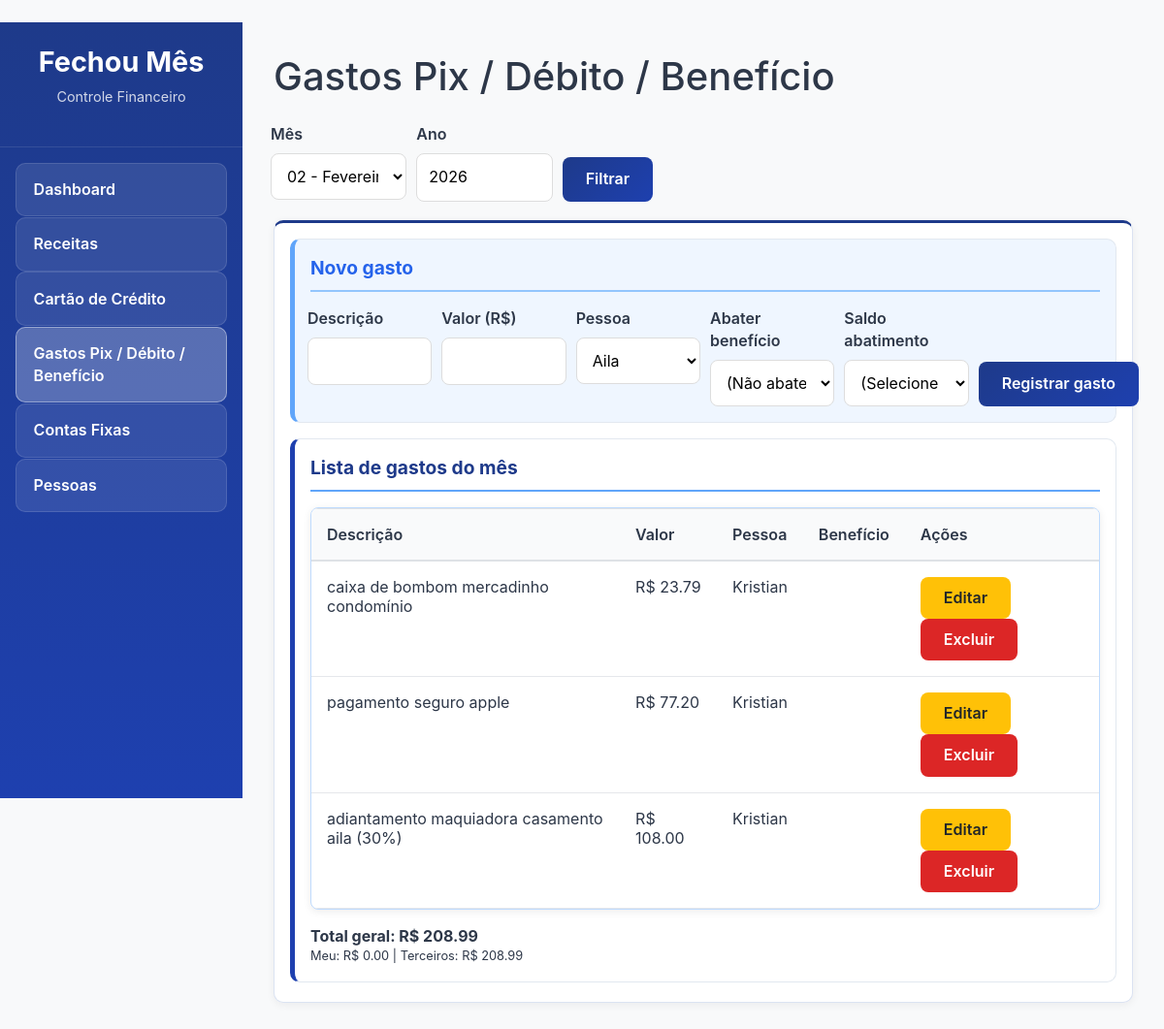
The page /gastos-pix on the database its author committed.
### tables this page shows
CREATE TABLE gastos_pix (
            id INTEGER PRIMARY KEY AUTOINCREMENT,
            descricao TEXT NOT NULL,
            valor REAL NOT NULL,
            categoria TEXT,
            mes_referencia INTEGER NOT NULL,
            ano_referencia INTEGER NOT NULL,
            pessoa_id INTEGER, receita_extra_id INTEGER,
            FOREIGN KEY (pessoa_id) REFERENCES pessoas (id)
        );

CREATE TABLE pessoas (
            id INTEGER PRIMARY KEY AUTOINCREMENT,
            nome TEXT NOT NULL UNIQUE,
            ativo INTEGER NOT NULL DEFAULT 1
        , padrao INTEGER NOT NULL DEFAULT 0);

### app_flask.py (the view, shortened to what this page needs)
@app.route('/gastos-pix', methods=['GET', 'POST'])
def gastos_pix():
    mes = request.args.get('mes', type=int, default=_mes_ano_atual()[0])
    ano = request.args.get('ano', type=int, default=_mes_ano_atual()[1])
    gastos = gastos_service.listar_gastos_pix(mes, ano)
    totais = gastos_service.calcular_totais_gastos_pix(mes, ano)
    pessoas = pessoas_service.listar_pessoas()
    pessoas_ativas = pessoas_service.listar_pessoas(only_ativas=True)
    nomes_padrao = [p.nome.strip() for p in pessoas_ativas if p.padrao and p.nome.strip()]
    receita_service.garantir_saldos_por_nomes(nomes_padrao)
    saldos = receita_service.listar_saldos()
    saldos_padrao = [s for s in saldos if s.nome in nomes_padrao]
    beneficios = [e for e in receita_service.listar_receitas_extras() if e.categoria == 'beneficio']
    return render_template('gastos_pix.html',
        mes=mes, ano=ano, gastos=gastos, totais=totais, pessoas=pessoas, beneficios=beneficios, saldos_padrao=saldos_padrao)

### app_flask.py (called while the page is built)
def _mes_ano_atual():
    hoje = datetime.now()
    return hoje.month, hoje.year

### finance_app/database.py (called while the page is built)
def get_connection() -> sqlite3.Connection:
    DB_PATH.parent.mkdir(parents=True, exist_ok=True)
    conn = sqlite3.connect(DB_PATH)
    conn.row_factory = sqlite3.Row
    return conn

### finance_app/services/gastos_service.py (called while the page is built)
def listar_gastos_pix(mes: int, ano: int) -> List[GastoPix]:
    conn = get_connection()
    cur = conn.cursor()
    cur.execute(
        """
        SELECT id, descricao, valor, categoria, mes_referencia, ano_referencia, pessoa_id, receita_extra_id
        FROM gastos_pix
        WHERE mes_referencia = ? AND ano_referencia = ?
        ORDER BY id DESC;
        """,
        (mes, ano),
    )
    rows = cur.fetchall()
    conn.close()
    return [GastoPix(**dict(r)) for r in rows]

def calcular_totais_gastos_pix(mes: int, ano: int) -> Dict[str, float]:
    gastos = listar_gastos_pix(mes, ano)
    total_meu = sum(g.valor for g in gastos if g.pessoa_id is None)
    total_terceiros = sum(g.valor for g in gastos if g.pessoa_id is not None)
    return {
        "total_meu": total_meu,
        "total_terceiros": total_terceiros,
        "total_geral": total_meu + total_terceiros,
    }

### finance_app/services/pessoas_service.py (called while the page is built)
def listar_pessoas(only_ativas: bool = True) -> List[Pessoa]:
    conn = get_connection()
    cur = conn.cursor()
    if only_ativas: # Removed get_cursor(conn) and used conn.cursor()
        cur.execute(
            "SELECT id, nome, ativo, padrao FROM pessoas WHERE ativo = TRUE ORDER BY nome COLLATE NOCASE;"
        )
    else:
        cur.execute("SELECT id, nome, ativo, padrao FROM pessoas ORDER BY nome COLLATE NOCASE;")
    rows = cur.fetchall()
    conn.close()
    return [
        Pessoa(id=r["id"], nome=r["nome"], ativo=bool(r["ativo"]), padrao=bool(r["padrao"]))
        for r in rows
    ]

### finance_app/services/receita_service.py (called while the page is built)
def listar_saldos() -> List[ReceitaSaldo]:
    conn = get_connection()
    cur = conn.cursor()
    cur.execute("SELECT id, nome, saldo_atual FROM receitas_saldos ORDER BY nome;")
    rows = cur.fetchall()
    conn.close()
    return [ReceitaSaldo(**dict(r)) for r in rows]

def listar_receitas_extras() -> List[ReceitaExtra]:
    conn = get_connection()
    cur = conn.cursor()
    cur.execute(
        "SELECT id, descricao, valor_padrao, categoria, data_recebimento FROM receitas_extras ORDER BY descricao;"
    )
    rows = cur.fetchall()
    conn.close()
    return [ReceitaExtra(**dict(r)) for r in rows]

### templates/gastos_pix.html (shortened to what this page needs)
{% extends "base.html" %}
{% block content %}
<h1 style="color: #2d3748; margin-bottom: 1.5rem;">Gastos Pix / Débito / Benefício</h1>
<form method="GET" class="contas-filter">
    <div class="row form-row">
        <div class="col-2">
            <div class="form-group">
                <label>Mês</label>
                <select name="mes">
                    {% set meses = ["", "Janeiro", "Fevereiro", "Março", "Abril", "Maio", "Junho", "Julho", "Agosto", "Setembro", "Outubro", "Novembro", "Dezembro"] %}
                    {% for m in range(1, 13) %}
                        <option value="{{ m }}" {% if m == mes %}selected{% endif %}>{{ "%02d"|format(m) }} - {{ meses[m] }}</option>
                    {% endfor %}
                </select>
            </div>
        </div>
        <div class="col-2">
            <div class="form-group">
                <label>Ano</label>
                <input type="number" name="ano" value="{{ ano }}" min="2000" max="2100">
            </div>
        </div>
        <div class="col-2 form-action-col">
            <button type="submit" class="btn btn-primary">Filtrar</button>
        </div>
    </div>
</form>
<div class="pix-content">
    <section class="pix-section pix-section-new">
        <div class="section-title">Novo gasto</div>
        <form method="POST">
            <div class="row form-row">
                <div class="col-2">
                    <div class="form-group">
                        <label>Descrição</label>
                        <input type="text" name="descricao" required>
                    </div>
                </div>
                <div class="col-2">
                    <div class="form-group">
                        <label>Valor (R$)</label>
                        <input type="text" class="money-input" inputmode="numeric" autocomplete="off" name="valor" step="10" min="0" required>
                    </div>
                </div>
                <div class="col-2">
                    <div class="form-group">
                        <label>Pessoa</label>
                        <select name="pessoa_id" required>
                            {% for p in pessoas %}
                                <option value="{{ p.id }}">{{ p.nome }}</option>
                            {% endfor %}
                        </select>
                    </div>
                </div>
                <div class="col-2">
                    <div class="form-group">
                        <label>Abater benefício</label>
                        <select name="receita_extra_id">
                            <option value="">(Não abater benefício)</option>
                        </select>
                    </div>
                </div>
                <div class="col-2">
                    <div class="form-group">
                        <label>Saldo abatimento</label>
                        <select name="saldo_beneficio_nome">
                            <option value="">(Selecione se usar benefício)</option>
                        </select>
                    </div>
                </div>
                <div class="col-2 form-action-col">
                    <button type="submit" class="btn btn-primary">Registrar gasto</button>
                </div>
            </div>
        </form>
    </section>
    <div class="pix-section-divider"></div>
    <section class="pix-section pix-section-list">
        <div class="section-title">Lista de gastos do mês</div>
        {% if gastos %}
        <div class="table table-blue">
            <table>
                <thead>
                    <tr>
                        <th>Descrição</th>
                        <th>Valor</th>
                        <th>Pessoa</th>
                        <th>Benefício</th>
                        <th>Ações</th>
                    </tr>
                </thead>
                <tbody>
                    {% for g in gastos %}
                    <tr>
                        <td>{{ g.descricao }}</td>
                        <td>R$ {{ "{:,.2f}".format(g.valor) }}</td>
                        <td>{% for p in pessoas %}{% if p.id == g.pessoa_id %}{{ p.nome }}{% endif %}{% endfor %}</td>
                        <td>{% for b in beneficios %}{% if b.id == g.receita_extra_id %}{{ b.descricao }}{% endif %}{% endfor %}</td>
                        <td>
                            <button
                                type="button"
                                class="btn btn-warning btn-sm"
                                data-toggle="collapse"
                                data-target="#editar-gasto-{{ g.id }}"
                                aria-expanded="false"
                                aria-controls="editar-gasto-{{ g.id }}">
                                Editar
                            </button>
                            <form method="POST" style="display: inline;">
                                <button type="submit" class="btn btn-danger btn-sm">Excluir</button>
                            </form>
                        </td>
                    </tr>
                    {% endfor %}
                </tbody>
            </table>
        </div>
        <div style="margin-top: 1rem;">
            <strong>Total geral: R$ {{ "{:,.2f}".format(totais['total_geral']) }}</strong><br>
            <small>Meu: R$ {{ "{:,.2f}".format(totais['total_meu']) }} | Terceiros: R$ {{ "{:,.2f}".format(totais['total_terceiros']) }}</small>
        </div>
        {% else %}
        <p>Nenhum gasto registrado para este mês.</p>
        {% endif %}
    </section>
</div>
{% endblock %}

### static/style.css (style rules this page uses)
* { margin: 0; padding: 0; box-sizing: border-box; }
:root { --primary-blue: #1e3a8a; --primary-blue-light: #1e40af; --green: #16a34a; --red: #dc2626; --orange: #ff6a00; --blue-light: #4facfe; --text-dark: #2d3748; --text-light: #666; --bg-light: #f8f9fa; --white: #ffffff; }
body { font-family: -apple-system, BlinkMacSystemFont, 'Segoe UI', Roboto, 'Helvetica Neue', Arial, sans-serif; background-color: var(--bg-light); color: var(--text-dark); line-height: 1.45; }
.section-title { font-size: 1.3rem; font-weight: 700; color: var(--text-dark); margin: 2rem 0 1rem 0; padding-bottom: 0.5rem; border-bottom: 3px solid var(--primary-blue); }
.table-blue { border: 1px solid #bfdbfe; }
.table-blue th { background-color: #e0f2fe; }
.pix-content { background: #fff; border: 1px solid #dbe3f2; border-top: 3px solid #1e3a8a; border-radius: 10px; padding: 1rem 1rem 1.25rem; box-shadow: 0 2px 8px rgba(15, 23, 42, 0.06); }
.pix-section { border: 1px solid #e2e8f0; border-left: 5px solid #1e40af; border-radius: 10px; background: #ffffff; padding: 1rem; }
.pix-section .section-title { margin-top: 0; border-bottom-width: 2px; font-size: 1.2rem; }
.pix-section-new { border-left-color: #60a5fa; background: #eff6ff; }
.pix-section-new .section-title { border-bottom-color: #93c5fd; color: #2563eb; }
.pix-section-list { border-left-color: #1e40af; background: #ffffff; }
.pix-section-list .section-title { border-bottom-color: #60a5fa; color: #1e3a8a; }
.pix-section-divider { height: 1rem; }
.contas-filter { margin-bottom: 1.2rem; }
.form-group { margin-bottom: 1.5rem; }
.form-group label { display: block; margin-bottom: 0.5rem; font-weight: 600; color: var(--text-dark); }
.form-group input[type="text"], .form-group input[type="number"], .form-group input[type="date"], .form-group select, .form-group textarea { width: 100%; padding: 0.75rem; border: 1px solid #ddd; border-radius: 8px; font-size: 1rem; min-height: 46px; background-color: #fff; transition: border-color 0.2s; }
.form-row .form-group { margin-bottom: 0; }
.form-row .form-action-col { display: flex; align-items: flex-end; }
.form-row .form-action-col .btn { min-height: 46px; }
.btn { padding: 0.75rem 1.5rem; border: none; border-radius: 8px; font-weight: 600; font-size: 1rem; line-height: 1.2; cursor: pointer; transition: all 0.3s; text-decoration: none; display: inline-block; white-space: nowrap; }
.btn-primary { background: linear-gradient(135deg, var(--primary-blue) 0%, var(--primary-blue-light) 100%); color: white; }
.btn-danger { background-color: var(--red); color: white; }
.row { display: flex; flex-wrap: wrap; margin: -0.5rem; }
.col-2, .col-3, .col-4 { padding: 0.5rem; }
.col-2 { flex: 0 0 50%; }
.table { width: 100%; background: white; border-radius: 8px; overflow: hidden; box-shadow: 0 2px 8px rgba(0, 0, 0, 0.08); }
.table table { width: 100%; border-collapse: collapse; }
.table th, .table td { padding: 1rem; text-align: left; border-bottom: 1px solid #e5e7eb; }
.table th { background-color: #f9fafb; font-weight: 600; color: var(--text-dark); }

### rows shown on the page
gastos_pix: descricao "caixa de bombom mercadinho condomínio", valor "23.79"
pessoas: nome "Kristian"
gastos_pix: descricao "pagamento seguro apple", valor "77.20"
gastos_pix: descricao "adiantamento maquiadora casamento aila (30%)", valor "108.00"

### other values the page prints
{{ "{:,.2f}".format(totais['total_geral']) }} "208.99"
{{ "{:,.2f}".format(totais['total_meu']) }} "0.00"
{{ "{:,.2f}".format(totais['total_terceiros']) }} "208.99"
form field mes "02 - Fevereiro"
form field pessoa_id "Aila"
